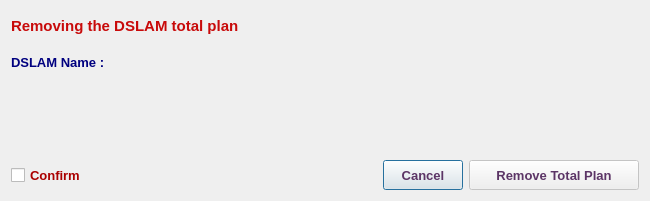
<?xml version="1.0" encoding="UTF-8"?>
<ui version="4.0">
 <class>MA5616RemovePlanDialog</class>
 <widget class="QDialog" name="MA5616RemovePlanDialog">
  <property name="geometry">
   <rect>
    <x>0</x>
    <y>0</y>
    <width>650</width>
    <height>201</height>
   </rect>
  </property>
  <property name="minimumSize">
   <size>
    <width>650</width>
    <height>200</height>
   </size>
  </property>
  <property name="maximumSize">
   <size>
    <width>651</width>
    <height>201</height>
   </size>
  </property>
  <property name="font">
   <font>
    <family>Tahoma</family>
    <pointsize>10</pointsize>
   </font>
  </property>
  <property name="windowTitle">
   <string>Remove DSLAM Plan</string>
  </property>
  <property name="windowIcon">
   <iconset resource="../../../../../image.qrc">
    <normaloff>:/Image/remove.png</normaloff>:/Image/remove.png</iconset>
  </property>
  <layout class="QVBoxLayout" name="verticalLayout">
   <item>
    <widget class="QLabel" name="dslamLbl_2">
     <property name="sizePolicy">
      <sizepolicy hsizetype="Expanding" vsizetype="Preferred">
       <horstretch>0</horstretch>
       <verstretch>0</verstretch>
      </sizepolicy>
     </property>
     <property name="minimumSize">
      <size>
       <width>400</width>
       <height>30</height>
      </size>
     </property>
     <property name="maximumSize">
      <size>
       <width>6000</width>
       <height>60</height>
      </size>
     </property>
     <property name="font">
      <font>
       <family>Tahoma</family>
       <pointsize>11</pointsize>
       <weight>75</weight>
       <bold>true</bold>
      </font>
     </property>
     <property name="styleSheet">
      <string notr="true">color: rgb(200, 10, 10);</string>
     </property>
     <property name="text">
      <string>Removing the DSLAM total plan</string>
     </property>
     <property name="alignment">
      <set>Qt::AlignLeading|Qt::AlignLeft|Qt::AlignVCenter</set>
     </property>
     <property name="wordWrap">
      <bool>true</bool>
     </property>
    </widget>
   </item>
   <item>
    <layout class="QHBoxLayout" name="horizontalLayout">
     <item>
      <widget class="QLabel" name="label">
       <property name="minimumSize">
        <size>
         <width>130</width>
         <height>30</height>
        </size>
       </property>
       <property name="maximumSize">
        <size>
         <width>130</width>
         <height>30</height>
        </size>
       </property>
       <property name="font">
        <font>
         <family>Tahoma</family>
         <pointsize>10</pointsize>
         <weight>75</weight>
         <bold>true</bold>
        </font>
       </property>
       <property name="styleSheet">
        <string notr="true">color: rgb(0, 0, 127);</string>
       </property>
       <property name="text">
        <string>DSLAM Name :</string>
       </property>
      </widget>
     </item>
     <item>
      <widget class="QLabel" name="dslamLbl">
       <property name="sizePolicy">
        <sizepolicy hsizetype="Expanding" vsizetype="Preferred">
         <horstretch>0</horstretch>
         <verstretch>0</verstretch>
        </sizepolicy>
       </property>
       <property name="minimumSize">
        <size>
         <width>400</width>
         <height>30</height>
        </size>
       </property>
       <property name="maximumSize">
        <size>
         <width>6000</width>
         <height>30</height>
        </size>
       </property>
       <property name="font">
        <font>
         <family>Tahoma</family>
         <pointsize>10</pointsize>
         <weight>75</weight>
         <bold>true</bold>
        </font>
       </property>
       <property name="styleSheet">
        <string notr="true">color: rgb(85, 0, 127);</string>
       </property>
       <property name="text">
        <string/>
       </property>
       <property name="alignment">
        <set>Qt::AlignLeading|Qt::AlignLeft|Qt::AlignVCenter</set>
       </property>
      </widget>
     </item>
    </layout>
   </item>
   <item>
    <spacer name="verticalSpacer">
     <property name="font">
      <font>
       <family>Tahoma</family>
       <pointsize>10</pointsize>
      </font>
     </property>
     <property name="orientation">
      <enum>Qt::Vertical</enum>
     </property>
     <property name="sizeHint" stdset="0">
      <size>
       <width>20</width>
       <height>213</height>
      </size>
     </property>
    </spacer>
   </item>
   <item>
    <layout class="QHBoxLayout" name="horizontalLayout_2">
     <item>
      <widget class="QCheckBox" name="checkBox">
       <property name="minimumSize">
        <size>
         <width>0</width>
         <height>30</height>
        </size>
       </property>
       <property name="maximumSize">
        <size>
         <width>16777215</width>
         <height>30</height>
        </size>
       </property>
       <property name="font">
        <font>
         <family>Tahoma</family>
         <pointsize>10</pointsize>
         <weight>75</weight>
         <bold>true</bold>
        </font>
       </property>
       <property name="styleSheet">
        <string notr="true">color: rgb(170, 0, 0);</string>
       </property>
       <property name="text">
        <string>Confirm</string>
       </property>
      </widget>
     </item>
     <item>
      <spacer name="horizontalSpacer_3">
       <property name="font">
        <font>
         <family>Tahoma</family>
         <pointsize>10</pointsize>
        </font>
       </property>
       <property name="orientation">
        <enum>Qt::Horizontal</enum>
       </property>
       <property name="sizeHint" stdset="0">
        <size>
         <width>40</width>
         <height>20</height>
        </size>
       </property>
      </spacer>
     </item>
     <item>
      <widget class="QPushButton" name="cancelBtn">
       <property name="sizePolicy">
        <sizepolicy hsizetype="Preferred" vsizetype="Preferred">
         <horstretch>0</horstretch>
         <verstretch>0</verstretch>
        </sizepolicy>
       </property>
       <property name="minimumSize">
        <size>
         <width>0</width>
         <height>30</height>
        </size>
       </property>
       <property name="maximumSize">
        <size>
         <width>200</width>
         <height>30</height>
        </size>
       </property>
       <property name="font">
        <font>
         <family>Tahoma</family>
         <pointsize>10</pointsize>
         <weight>75</weight>
         <bold>true</bold>
        </font>
       </property>
       <property name="styleSheet">
        <string notr="true">color: rgb(92, 53, 102);</string>
       </property>
       <property name="text">
        <string>Cancel</string>
       </property>
      </widget>
     </item>
     <item>
      <widget class="QPushButton" name="okBtn">
       <property name="enabled">
        <bool>false</bool>
       </property>
       <property name="sizePolicy">
        <sizepolicy hsizetype="Preferred" vsizetype="Preferred">
         <horstretch>0</horstretch>
         <verstretch>0</verstretch>
        </sizepolicy>
       </property>
       <property name="minimumSize">
        <size>
         <width>170</width>
         <height>30</height>
        </size>
       </property>
       <property name="maximumSize">
        <size>
         <width>250</width>
         <height>30</height>
        </size>
       </property>
       <property name="font">
        <font>
         <family>Tahoma</family>
         <pointsize>10</pointsize>
         <weight>75</weight>
         <bold>true</bold>
        </font>
       </property>
       <property name="styleSheet">
        <string notr="true">color: rgb(92, 53, 102);</string>
       </property>
       <property name="text">
        <string>Remove Total Plan</string>
       </property>
       <property name="icon">
        <iconset resource="../../../../../image.qrc">
         <normaloff>:/Image/remove.png</normaloff>:/Image/remove.png</iconset>
       </property>
       <property name="iconSize">
        <size>
         <width>20</width>
         <height>20</height>
        </size>
       </property>
      </widget>
     </item>
    </layout>
   </item>
  </layout>
 </widget>
 <tabstops>
  <tabstop>checkBox</tabstop>
  <tabstop>okBtn</tabstop>
  <tabstop>cancelBtn</tabstop>
 </tabstops>
 <resources>
  <include location="../../../../../image.qrc"/>
 </resources>
 <connections/>
</ui>
